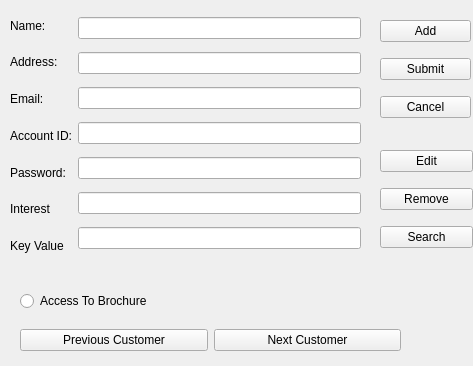
<?xml version="1.0" encoding="UTF-8"?>
<ui version="4.0">
 <class>CustomerAddressBook</class>
 <widget class="QWidget" name="CustomerAddressBook">
  <property name="geometry">
   <rect>
    <x>0</x>
    <y>0</y>
    <width>473</width>
    <height>366</height>
   </rect>
  </property>
  <property name="windowTitle">
   <string>Form</string>
  </property>
  <widget class="QWidget" name="layoutWidget">
   <property name="geometry">
    <rect>
     <x>10</x>
     <y>10</y>
     <width>351</width>
     <height>251</height>
    </rect>
   </property>
   <layout class="QHBoxLayout" name="InputLayout">
    <item>
     <layout class="QVBoxLayout" name="inputLabels">
      <item>
       <widget class="QLabel" name="label">
        <property name="text">
         <string>Name: </string>
        </property>
       </widget>
      </item>
      <item>
       <widget class="QLabel" name="CustomerAddress">
        <property name="text">
         <string>Address:</string>
        </property>
       </widget>
      </item>
      <item>
       <widget class="QLabel" name="label_2">
        <property name="text">
         <string>Email:</string>
        </property>
       </widget>
      </item>
      <item>
       <widget class="QLabel" name="label_3">
        <property name="text">
         <string>Account ID:</string>
        </property>
       </widget>
      </item>
      <item>
       <widget class="QLabel" name="label_4">
        <property name="text">
         <string>Password:</string>
        </property>
       </widget>
      </item>
      <item>
       <widget class="QLabel" name="label_5">
        <property name="text">
         <string>Interest</string>
        </property>
       </widget>
      </item>
      <item>
       <widget class="QLabel" name="label_6">
        <property name="text">
         <string>Key Value</string>
        </property>
       </widget>
      </item>
     </layout>
    </item>
    <item>
     <layout class="QVBoxLayout" name="lineEdits">
      <item>
       <widget class="QLineEdit" name="NameEdit"/>
      </item>
      <item>
       <widget class="QLineEdit" name="addressEdit"/>
      </item>
      <item>
       <widget class="QLineEdit" name="EmailEdit"/>
      </item>
      <item>
       <widget class="QLineEdit" name="AccountIdEdit"/>
      </item>
      <item>
       <widget class="QLineEdit" name="PasswordEdit"/>
      </item>
      <item>
       <widget class="QLineEdit" name="interestEdit"/>
      </item>
      <item>
       <widget class="QLineEdit" name="keyValueEdit"/>
      </item>
     </layout>
    </item>
   </layout>
  </widget>
  <widget class="QWidget" name="layoutWidget">
   <property name="geometry">
    <rect>
     <x>380</x>
     <y>10</y>
     <width>91</width>
     <height>121</height>
    </rect>
   </property>
   <layout class="QVBoxLayout" name="addSubmitCancelLayout">
    <item>
     <widget class="QPushButton" name="addButton">
      <property name="text">
       <string>Add</string>
      </property>
     </widget>
    </item>
    <item>
     <widget class="QPushButton" name="submitButton">
      <property name="text">
       <string>Submit</string>
      </property>
     </widget>
    </item>
    <item>
     <widget class="QPushButton" name="cancelButton">
      <property name="text">
       <string>Cancel</string>
      </property>
     </widget>
    </item>
   </layout>
  </widget>
  <widget class="QWidget" name="layoutWidget">
   <property name="geometry">
    <rect>
     <x>380</x>
     <y>140</y>
     <width>93</width>
     <height>121</height>
    </rect>
   </property>
   <layout class="QVBoxLayout" name="EditRemoveSearch">
    <item>
     <widget class="QPushButton" name="editButton">
      <property name="text">
       <string>Edit</string>
      </property>
     </widget>
    </item>
    <item>
     <widget class="QPushButton" name="removeButton">
      <property name="text">
       <string>Remove</string>
      </property>
     </widget>
    </item>
    <item>
     <widget class="QPushButton" name="searchButton">
      <property name="text">
       <string>Search</string>
      </property>
     </widget>
    </item>
   </layout>
  </widget>
  <widget class="QLabel" name="warningLabel">
   <property name="geometry">
    <rect>
     <x>0</x>
     <y>260</y>
     <width>391</width>
     <height>31</height>
    </rect>
   </property>
   <property name="text">
    <string/>
   </property>
  </widget>
  <widget class="QWidget" name="layoutWidget">
   <property name="geometry">
    <rect>
     <x>20</x>
     <y>320</y>
     <width>381</width>
     <height>41</height>
    </rect>
   </property>
   <layout class="QHBoxLayout" name="PrevNextButton">
    <item>
     <widget class="QPushButton" name="prevCustomerButton">
      <property name="text">
       <string>Previous Customer</string>
      </property>
     </widget>
    </item>
    <item>
     <widget class="QPushButton" name="nextCustomerButton">
      <property name="text">
       <string>Next Customer</string>
      </property>
     </widget>
    </item>
   </layout>
  </widget>
  <widget class="QWidget" name="layoutWidget">
   <property name="geometry">
    <rect>
     <x>20</x>
     <y>290</y>
     <width>287</width>
     <height>22</height>
    </rect>
   </property>
   <layout class="QHBoxLayout" name="toggleAccess">
    <item>
     <widget class="QRadioButton" name="ActivatedCustomer">
      <property name="text">
       <string>Access To Brochure</string>
      </property>
     </widget>
    </item>
   </layout>
  </widget>
  <zorder>layoutWidget</zorder>
  <zorder>layoutWidget</zorder>
  <zorder>layoutWidget</zorder>
  <zorder>layoutWidget</zorder>
  <zorder>layoutWidget</zorder>
  <zorder>warningLabel</zorder>
 </widget>
 <resources/>
 <connections/>
</ui>
